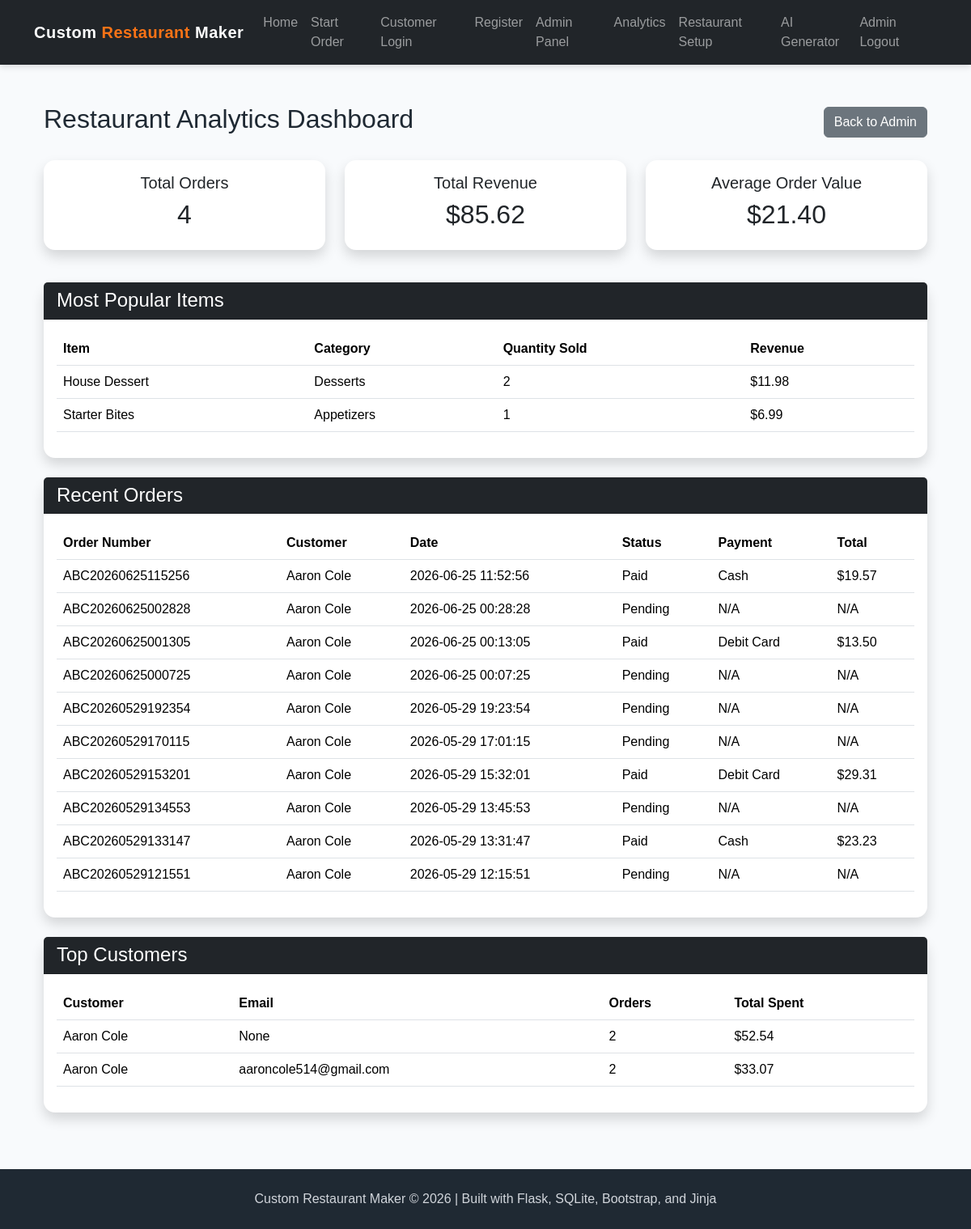
The page /admin/analytics (signed in) on the database as committed earlier.
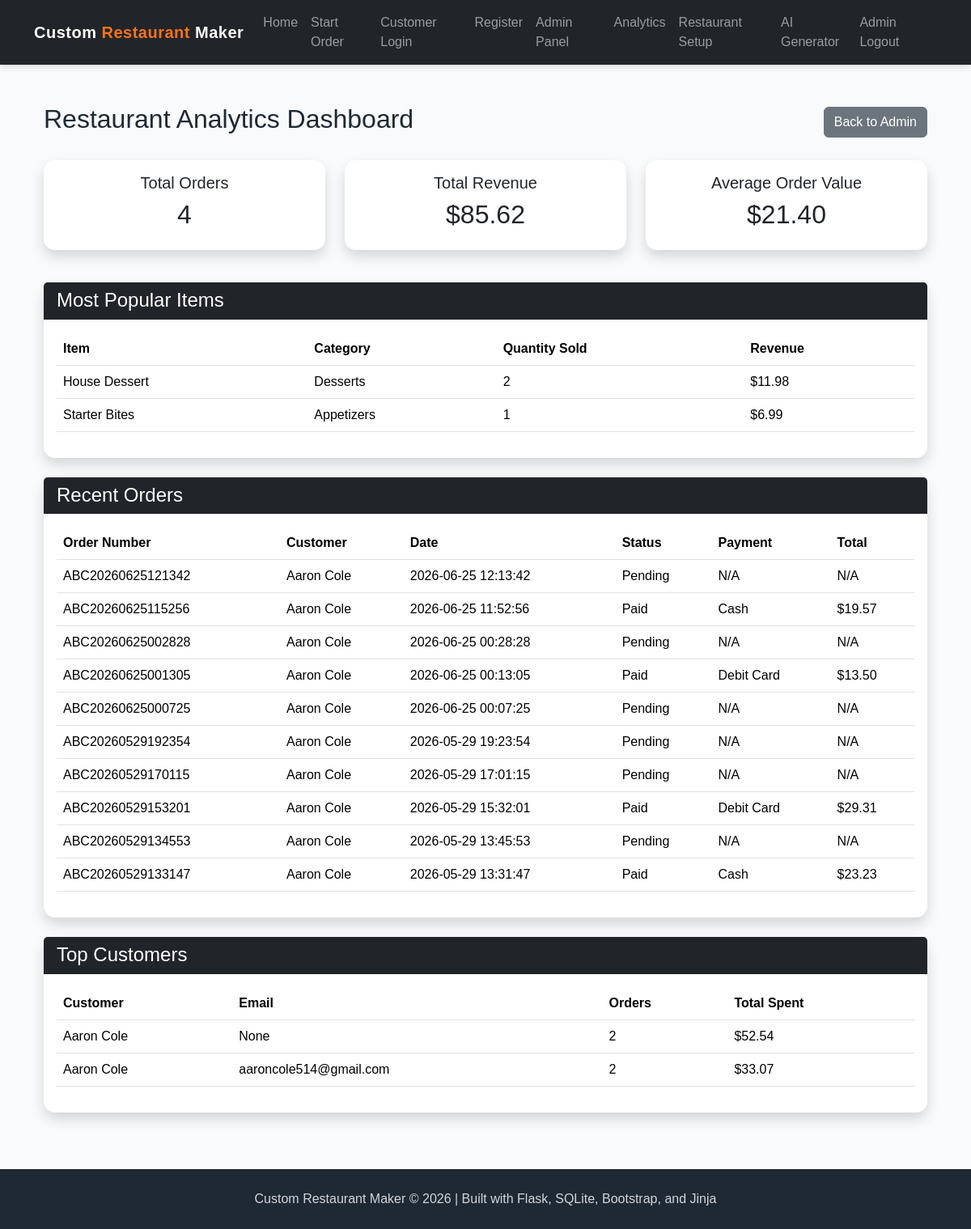
The same page on the database as committed later.
### tables this page shows
CREATE TABLE menu (
    menu_id INTEGER PRIMARY KEY AUTOINCREMENT,
    name TEXT NOT NULL,
    category TEXT NOT NULL,
    price REAL NOT NULL,
    description TEXT
, image_filename TEXT, image_url TEXT);

CREATE TABLE orders (
    order_id INTEGER PRIMARY KEY AUTOINCREMENT,
    customer_id INTEGER NOT NULL,
    order_number TEXT UNIQUE NOT NULL,
    date_time TEXT NOT NULL, status TEXT DEFAULT 'Pending', payment_method TEXT, total_amount REAL,
    FOREIGN KEY (customer_id) REFERENCES customers(customer_id)
);

CREATE TABLE customers (
    customer_id INTEGER PRIMARY KEY AUTOINCREMENT,
    name TEXT NOT NULL,
    street_address TEXT,
    city TEXT,
    state TEXT,
    zip_code TEXT,
    phone_number TEXT
, email TEXT, password_hash TEXT, created_at TEXT);

### app.py (the view)
@app.route("/admin/analytics")
def admin_analytics():
    if not session.get("admin_logged_in"):
        flash("Please log in to view analytics.", "warning")
        return redirect("/login")
    conn = get_db()
    cur = conn.cursor()
    cur.execute("""
        SELECT
            COUNT(*) AS total_orders,
            COALESCE(SUM(total_amount), 0) AS total_revenue,
            COALESCE(AVG(total_amount), 0) AS average_order_value
        FROM orders
        WHERE status = 'Paid'
    """)
    summary = cur.fetchone()
    cur.execute("""
        SELECT
            m.name,
            m.category,
            SUM(oi.quantity) AS total_sold,
            SUM(oi.quantity * m.price) AS item_revenue
        FROM order_items oi
        JOIN menu m ON oi.menu_id = m.menu_id
        GROUP BY m.menu_id, m.name, m.category
        ORDER BY total_sold DESC
        LIMIT 5
    """)
    popular_items = cur.fetchall()
    cur.execute("""
        SELECT
            o.order_number,
            o.date_time,
            o.status,
            o.payment_method,
            o.total_amount,
            c.name AS customer_name
        FROM orders o
        JOIN customers c ON o.customer_id = c.customer_id
        ORDER BY o.date_time DESC
        LIMIT 10
    """)
    recent_orders = cur.fetchall()
    cur.execute("""
        SELECT
            c.name,
            c.email,
            COUNT(o.order_id) AS order_count,
            COALESCE(SUM(o.total_amount), 0) AS total_spent
        FROM customers c
        JOIN orders o ON c.customer_id = o.customer_id
        WHERE o.status = 'Paid'
        GROUP BY c.customer_id, c.name, c.email
        ORDER BY total_spent DESC
        LIMIT 5
    """)
    top_customers = cur.fetchall()
    conn.close()
    return render_template(
        "admin_analytics.html",
        summary=summary,
        popular_items=popular_items,
        recent_orders=recent_orders,
        top_customers=top_customers
    )

### app.py (called while the page is built)
def get_db():
    conn = sqlite3.connect("project4.db")
    conn.row_factory = sqlite3.Row
    return conn

### templates/admin_analytics.html (shortened to what this page needs)
{% extends "base.html" %}
{% block content %}
<div class="container mt-5">
    <div class="d-flex justify-content-between align-items-center mb-4">
        <h2>Restaurant Analytics Dashboard</h2>
        <a href="/admin" class="btn btn-secondary">Back to Admin</a>
    </div>
    <div class="row mb-4">
        <div class="col-md-4 mb-3">
            <div class="card shadow text-center">
                <div class="card-body">
                    <h5>Total Orders</h5>
                    <h2>{{ summary["total_orders"] }}</h2>
                </div>
            </div>
        </div>
        <div class="col-md-4 mb-3">
            <div class="card shadow text-center">
                <div class="card-body">
                    <h5>Total Revenue</h5>
                    <h2>${{ "%.2f"|format(summary["total_revenue"]) }}</h2>
                </div>
            </div>
        </div>
        <div class="col-md-4 mb-3">
            <div class="card shadow text-center">
                <div class="card-body">
                    <h5>Average Order Value</h5>
                    <h2>${{ "%.2f"|format(summary["average_order_value"]) }}</h2>
                </div>
            </div>
        </div>
    </div>
    <div class="card shadow mb-4">
        <div class="card-header bg-dark text-white">
            <h4 class="mb-0">Most Popular Items</h4>
        </div>
        <div class="card-body">
            {% if popular_items %}
                <table class="table table-hover align-middle">
                    <thead>
                        <tr>
                            <th>Item</th>
                            <th>Category</th>
                            <th>Quantity Sold</th>
                            <th>Revenue</th>
                        </tr>
                    </thead>
                    <tbody>
                        {% for item in popular_items %}
                        <tr>
                            <td>{{ item["name"] }}</td>
                            <td>{{ item["category"] }}</td>
                            <td>{{ item["total_sold"] }}</td>
                            <td>${{ "%.2f"|format(item["item_revenue"]) }}</td>
                        </tr>
                        {% endfor %}
                    </tbody>
                </table>
            {% else %}
                <p>No item sales data yet.</p>
            {% endif %}
        </div>
    </div>
    <div class="card shadow mb-4">
        <div class="card-header bg-dark text-white">
            <h4 class="mb-0">Recent Orders</h4>
        </div>
        <div class="card-body">
            {% if recent_orders %}
                <table class="table table-hover align-middle">
                    <thead>
                        <tr>
                            <th>Order Number</th>
                            <th>Customer</th>
                            <th>Date</th>
                            <th>Status</th>
                            <th>Payment</th>
                            <th>Total</th>
                        </tr>
                    </thead>
                    <tbody>
                        {% for order in recent_orders %}
                        <tr>
                            <td>{{ order["order_number"] }}</td>
                            <td>{{ order["customer_name"] }}</td>
                            <td>{{ order["date_time"] }}</td>
                            <td>{{ order["status"] or "Pending" }}</td>
                            <td>{{ order["payment_method"] or "N/A" }}</td>
                            <td>
                                {% if order["total_amount"] %}
                                    ${{ "%.2f"|format(order["total_amount"]) }}
                                {% else %}
                                    N/A
                                {% endif %}
                            </td>
                        </tr>
                        {% endfor %}
                    </tbody>
                </table>
            {% else %}
                <p>No recent orders yet.</p>
            {% endif %}
        </div>
    </div>
    <div class="card shadow mb-5">
        <div class="card-header bg-dark text-white">
            <h4 class="mb-0">Top Customers</h4>
        </div>
        <div class="card-body">
            {% if top_customers %}
                <table class="table table-hover align-middle">
                    <thead>
                        <tr>
                            <th>Customer</th>
                            <th>Email</th>
                            <th>Orders</th>
                            <th>Total Spent</th>
                        </tr>
                    </thead>
                    <tbody>
                        {% for customer in top_customers %}
                        <tr>
                            <td>{{ customer["name"] }}</td>
                            <td>{{ customer["email"] }}</td>
                            <td>{{ customer["order_count"] }}</td>
                            <td>${{ "%.2f"|format(customer["total_spent"]) }}</td>
                        </tr>
                        {% endfor %}
                    </tbody>
                </table>
            {% else %}
                <p>No customer spending data yet.</p>
            {% endif %}
        </div>
    </div>
</div>
{% endblock %}

### templates/base.html (shortened to what this page needs)
<!DOCTYPE html>
<html>
<head>
    <link href="https://cdn.jsdelivr.net/npm/bootstrap@5.3.3/dist/css/bootstrap.min.css" rel="stylesheet">
    <link rel="stylesheet" href="{{ url_for('static', filename='style.css') }}">
</head>
<body>
<nav class="navbar navbar-expand-lg navbar-dark bg-dark">
    <div class="container">
        <a class="navbar-brand" href="/">
            Custom <span class="brand-highlight">Restaurant</span> Maker
        </a>
        <div class="collapse navbar-collapse" id="navbarNav">
            <div class="navbar-nav ms-auto">
                <a class="nav-link" href="/">Home</a>
                <a class="nav-link" href="/start_order">Start Order</a>
                {% if session.get("customer_id") %}
                <span class="navbar-text text-white ms-2 me-2">
                    Welcome, {{ session.get("customer_name") }}
                </span>
                <a class="nav-link" href="/order-history">Order History</a>
                <a class="nav-link" href="/logout">Customer Logout</a>
                {% else %}
                    <a class="nav-link" href="/customer-login">Customer Login</a>
                    <a class="nav-link" href="/register">Register</a>
                {% endif %}
                {% if session.get("admin_logged_in") %}
                    <a class="nav-link" href="/admin">Admin Panel</a>
                    <a class="nav-link" href="/admin/analytics">Analytics</a>
                    <a class="nav-link" href="/restaurant_setup">Restaurant Setup</a>
                    <a class="nav-link" href="/ai_menu_generator">AI Generator</a>
                    <a class="nav-link" href="/admin-logout">Admin Logout</a>
                {% else %}
                    <a class="nav-link" href="/login">Admin Login</a>
                {% endif %}
            </div>
        </div>
    </div>
</nav>
<main class="container">
    {% block content %}{% endblock %}
</main>
<footer class="footer">
    <div class="container">
        <p>
            Custom Restaurant Maker &copy; 2026 | Built with Flask, SQLite, Bootstrap, and Jinja
        </p>
    </div>
</footer>
</body>
</html>

### static/style.css (style rules this page uses)
:root { --primary-dark: #1f2933; --primary-orange: #f97316; --primary-yellow: #facc15; --primary-green: #16a34a; --soft-bg: #f8fafc; --card-bg: #ffffff; --text-dark: #1f2933; }
body { background-color: var(--soft-bg); color: var(--text-dark); font-family: Arial, Helvetica, sans-serif; }
.navbar { box-shadow: 0 2px 8px rgba(0, 0, 0, 0.15); }
.navbar-brand { font-weight: 700; letter-spacing: 0.5px; }
.brand-highlight { color: var(--primary-orange); }
.card { border: none; border-radius: 14px; transition: transform 0.2s ease, box-shadow 0.2s ease; }
.footer { background-color: var(--primary-dark); color: white; padding: 25px 0; margin-top: 70px; text-align: center; }
.footer p { margin: 0; color: #d1d5db; }

Rows that differ between the two databases and show on the page:
no longer on this page (row unchanged): orders: order_number "ABC20260529121551", customer_name "Aaron Cole", date_time "2026-05-29 12:15:51", status "Pending", order "N/A"
added orders: order_number "ABC20260625121342", customer_name "Aaron Cole", date_time "2026-06-25 12:13:42", status "Pending", order "N/A"
